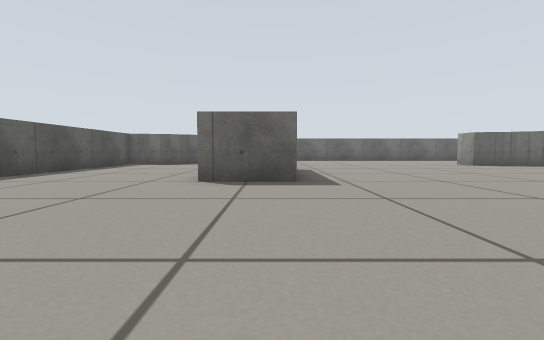
view 1 (above)

16 first-person views from a walk through a world built for the Gazebo simulator. The camera is 0.31 m above the floor, tilts 4° down and sees 90° across. The floor is counted in squares, 0.5 m on a side. Each view is taken from the middle of a square. On the plan, view 1 faces up. The plan holds only what a view shows up to about 9 squares ahead; the rest is blank.

view 2
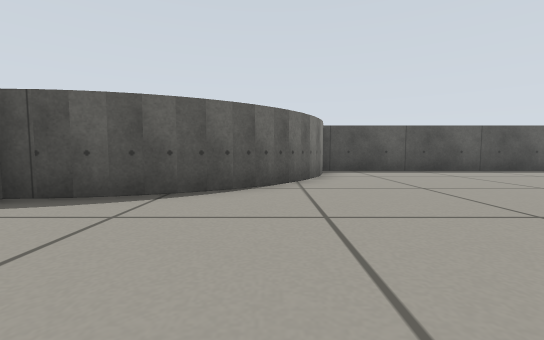

view 3
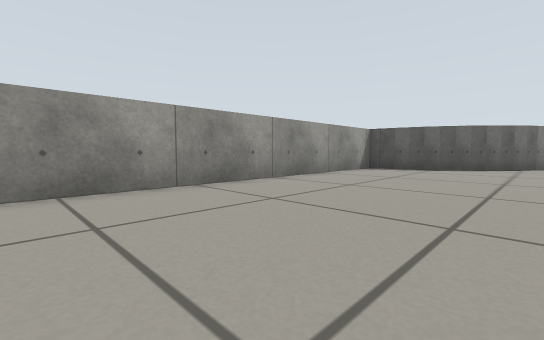

view 4
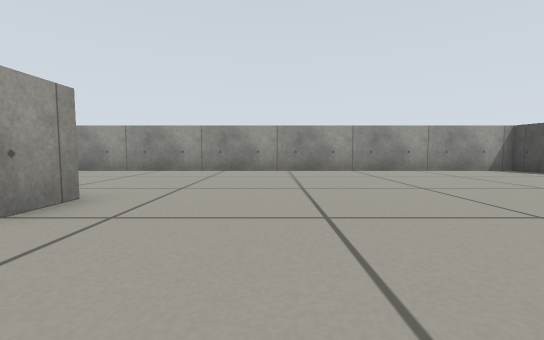

view 5
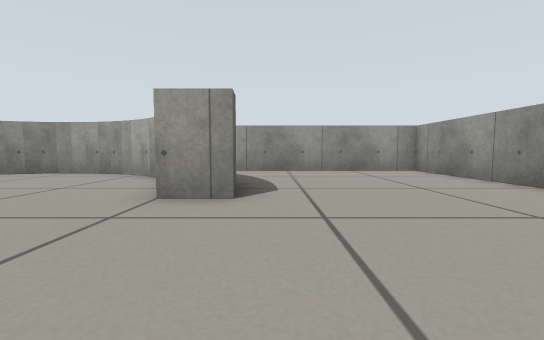

view 6
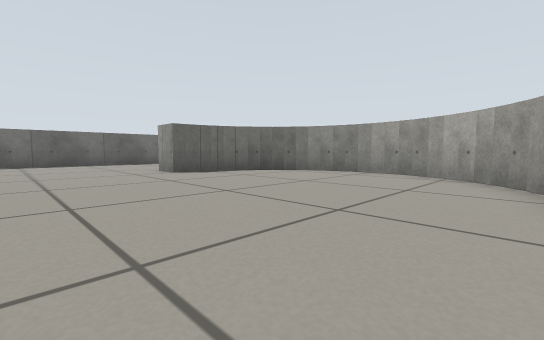

view 7
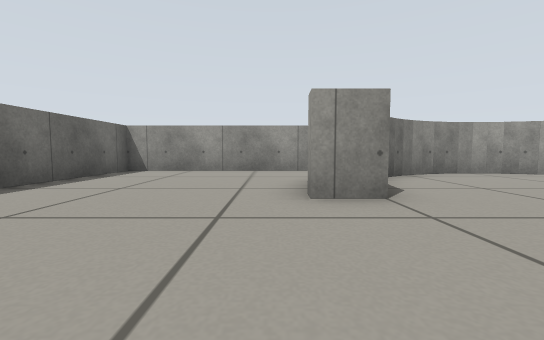

view 8
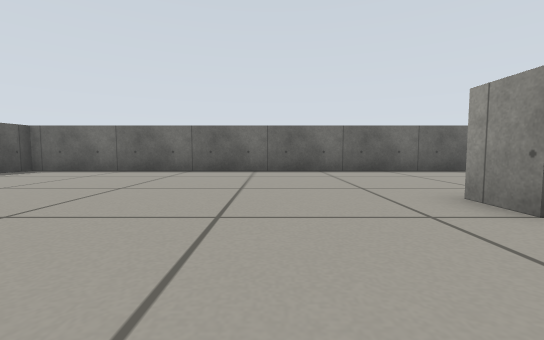

view 9
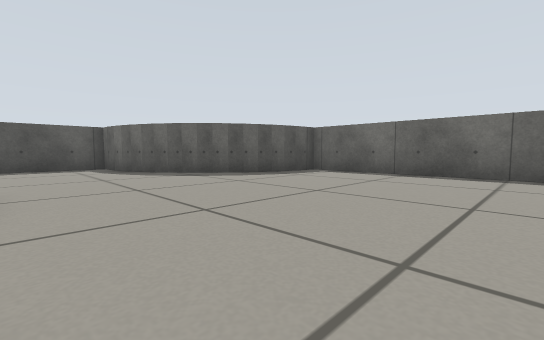

view 10
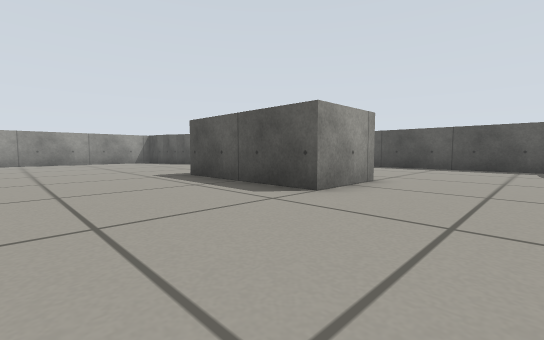

view 11
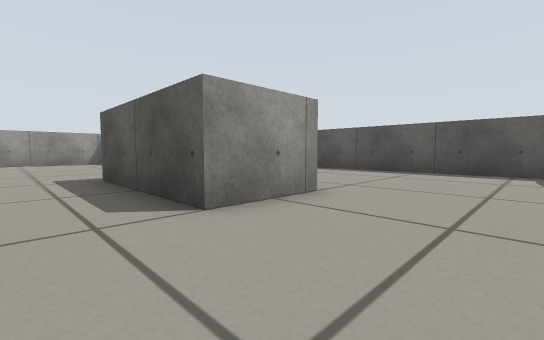

view 12
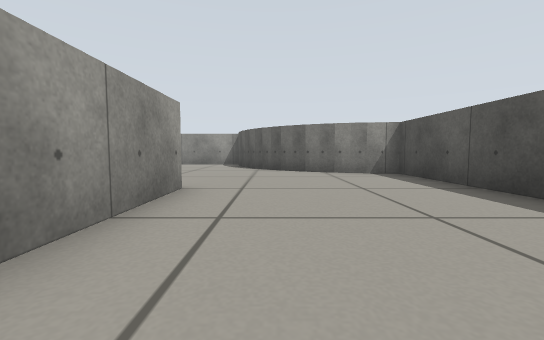

view 13
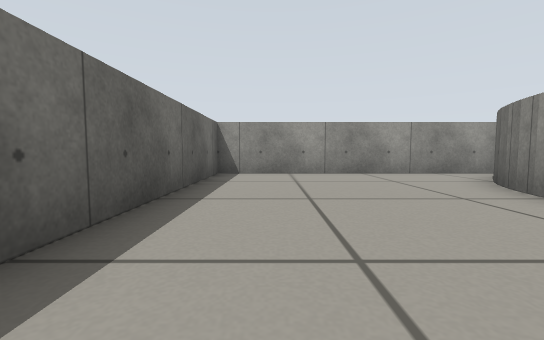

view 14
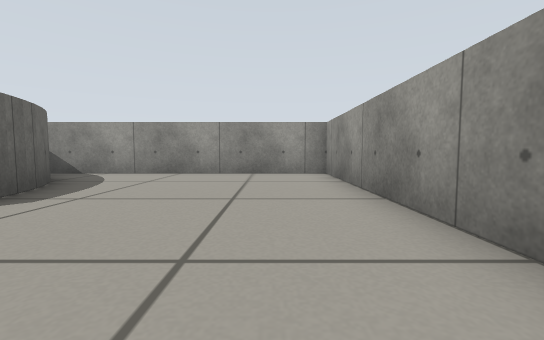

view 15
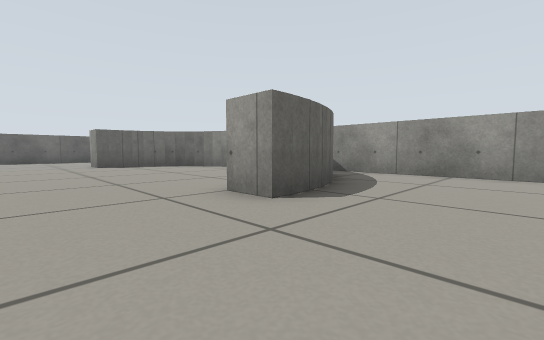

view 16
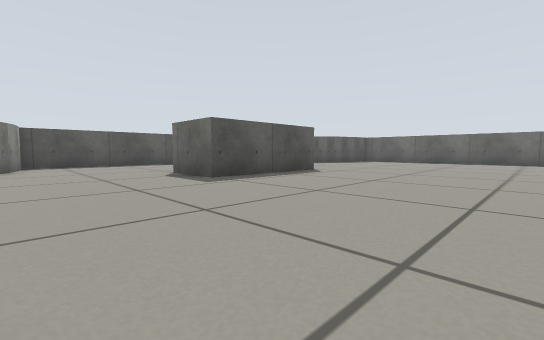

### Floor plan
Points are (right, up) in squares from view 1. A wall is a line through its corners. A room is listed if a view was taken in it or the views show most of it. See-through windows are left out.
Room 1 (views 1, 2, 3, 4, 5, 6, 7, 8, 9, 10, 11, 12, 13, 14, 15, 16)
walls: (-1.6, 9.5) (0.5, 9.5) (0.5, 5.5) (-1.5, 5.5) (-1.5, 8.6); (9, 11.5) (8.5, 11.5) (8.5, 12.5) (8.9, 12.5); (9.4, 11.4) (8.9, 11.5); (9.7, 11.3) (9.2, 11.4); (10.1, 11.2) (9.6, 11.3); (9.6, 12.4) (10.6, 12.1); (10.8, 10.8) (10.4, 11) (10, 11.2); (10.3, 3.9) (10.8, 4.2); (11.1, 10.6) (10.7, 10.9); (10.6, 12) (11.4, 11.6); (10.7, 4.1) (11.1, 4.4); (9.5, 2.5) (8.5, 2.5) (8.5, 3.5); (11, 4.3) (11.4, 4.7); (11.7, 10) (11.3, 10.3) (11, 10.7); (11.3, 4.6) (11.6, 5); (11.9, 9.7) (11.6, 10.1); (11.3, 11.6) (11.7, 11.3); (12.1, 9.3) (11.8, 9.8); (11.6, 4.9) (11.9, 5.3); (12.2, 9) (12, 9.4); (11.8, 5.2) (12.1, 5.7); (12.3, 8.6) (12.2, 9.1); (12, 5.6) (12.2, 6) (12.4, 6.4); (12.4, 8.2) (12.3, 8.7); (12.3, 6.3) (12.4, 6.8); (12.4, 6.7) (12.5, 7.2); (12.5, 7.8) (12.4, 8.3); (12.5, 7.4) (12.5, 7.9); (12.5, 7) (12.5, 7.6); (11.5, 3.4) (10.6, 2.9) (9.3, 2.5); (11.8, 3.7) (11.3, 3.3); (-2.3, 14.6) (-3.3, 13.6); (-3.3, 13.7) (-4.1, 13.1); (-3.9, 13.2) (-4.8, 12.8); (-1.9, 15.4) (-2.4, 14.6); (13.5, 9.8) (13.5, 17.5) (-1.5, 17.5) (-1.6, 16.1); (-2.9, 1.1) (-2.3, 0.3); (-4.7, 12.8) (-5.6, 12.5); (-2.4, 0.4) (-1.9, -0.5); (-3.7, 1.7) (-2.9, 1); (-1.6, 16.3) (-2, 15.4); (-2, -0.3) (-1.7, -1.3); (-5.5, 12.6) (-6.5, 12.5) (-6.5, 2.5) (-6, 2.5); (-4.9, 2.2) (-4.3, 2); (-1.6, -1.1) (-1.5, -2.5) (13.5, -2.5) (13.5, 5.1); (-6.2, 2.5) (-4.6, 2.2) (-3.6, 1.6)

Where each view was taken, in squares from view 1:
view 1: 0 up, 0 right, facing up
view 2: 1 up, 2 right, facing left
view 3: 2 up, 8 right, facing down-left
view 4: 6 up, 6 right, facing down
view 5: 2 up, 5 right, facing right
view 6: 4 up, 5 right, facing up-right
view 7: 13 up, 5 right, facing right
view 8: 9 up, 6 right, facing up
view 9: 10 up, 4 right, facing up-left
view 10: 12 up, 4 right, facing down-left
view 11: 12 up, 2 right, facing down-left
view 12: 10 up, 3 left, facing down
view 13: 16 up, 6 right, facing right
view 14: 1 down, 6 right, facing right
view 15: 0 up, 6 right, facing up-right
view 16: 2 up, 6 right, facing up-left
